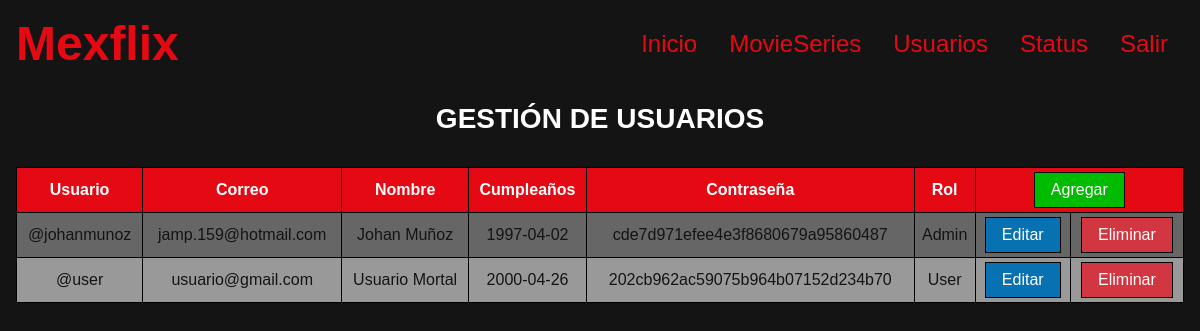
Screenshot of /03Mexflix/usuarios (signed in) with the database file from the repository.
### tables this page shows
CREATE TABLE users(
	user VARCHAR(15) PRIMARY KEY,
	email VARCHAR(80) UNIQUE NOT NULL,  
	name VARCHAR(100) NOT NULL,
	birthday DATE NOT NULL,
	pass CHAR(32) NOT NULL, 
	role ENUM('Admin','User') NOT NULL
);

### 03Mexflix/controllers/ViewController.php (called while the page is built)
<?php
class ViewController{
	private static $view_path = './views/';
	public function load_view($view){
		require_once(self::$view_path.'header.php');
		require_once(self::$view_path.$view.'.php');
		require_once(self::$view_path.'footer.php');
	}
}

### 03Mexflix/index.php (called while the page is built, shortened)
<?php
require_once('./controllers/Autoload.php');
$route = isset($_GET['r']) ? $_GET['r'] : 'home';
$mexflix = new Router($route);

### 03Mexflix/controllers/Autoload.php (called while the page is built, shortened)
<?php
class Autoload{
	public function __construct(){
		spl_autoload_register(function($class_name){
			$models_path = './models/'.$class_name.'.php';
			$controllers_path = './controllers/'.$class_name.'.php';
		});
	}
}

### 03Mexflix/controllers/UsersController.php (called while the page is built, shortened)
<?php
class UsersController {
	private $model;
	public function __construct(){
		$this->model = new UsersModel();
	}
	public function get( $user_id = '' ){
		return $this->model->get( $user_id );
	}
}

### 03Mexflix/models/Model.php (called while the page is built, shortened)
<?php
abstract class Model {
	private static $db_host = 'localhost';
	private static $db_user = 'root';
	private static $db_pass = '';
	private static $db_name = 'mexflix';
	private static $db_charset = 'utf8';
	private $conn;
	protected $query;
	protected $rows = array();
	private function db_open(){
		$this->conn = new mysqli(
			self::$db_host,
			self::$db_user,
			self::$db_pass,
			self::$db_name
		);
		$this->conn->set_charset(self::$db_charset);
	}
	protected function get_query(){
		$result = $this->conn->query($this->query);
		while( $this->rows[] = $result->fetch_assoc() );
		return array_pop($this->rows);
	}
}

### 03Mexflix/models/UsersModel.php (called while the page is built, shortened)
<?php
class UsersModel extends Model {
	public function get( $user = '' ){
		$this->query = ($user != '')
			?"SELECT * FROM users WHERE user = '$user'"
			:"SELECT * FROM users";
		$this->get_query();
		$data = array();
		foreach($this->rows as $key => $value){
			$data[$key] = $value;
		}
		return $data;
	}
}

### 03Mexflix/views/users.php (the view)
<?php
print('<h2 class="p1"> GESTIÓN DE USUARIOS </h2>');
$users_controller = new UsersController();
$users = $users_controller->get();
if( empty($users)){
	print('
		<div class="container">
			<p class="item  error">No hay usuarios</p>
		</div>
	');
} else {
	$template_users ='
		<div class="item">
			<table>
				<tr>
					<th>Usuario</th>
					<th>Correo</th>
					<th>Nombre</th>
					<th>Cumpleaños</th>
					<th>Contraseña</th>
					<th>Rol</th>
					<th colspan="2">
						<form action="" method="post">
							<input type="hidden" name="r" value="user-add">
							<input class="button add" type="submit" value="Agregar">
						</form>
					</th>
				</tr>';
				for($n=0; $n < count($users); $n++){
					$template_users .= '
						<tr>
							<td>'.$users[$n]['user'].'</td>
							<td>'.$users[$n]['email'].'</td>
							<td>'.$users[$n]['name'].'</td>
							<td>'.$users[$n]['birthday'].'</td>
							<td>'.$users[$n]['pass'].'</td>
							<td>'.$users[$n]['role'].'</td>
							<td>
								<form method="post">
									<input type="hidden" name="r" value="user-edit">
									<input type="hidden" name="user" value="'.$users[$n]['user'].'">
									<input class="button edit" type="submit" value="Editar">
								</form>
							</td>
							<td>
								<form method="post">
									<input type="hidden" name="r" value="user-delete">
									<input type="hidden" name="user" value="'.$users[$n]['user'].'">
									<input class="button delete" type="submit" value="Eliminar">
								</form>
							</td>
						</tr>
					';
				}
	$template_users.= '
		</table>
	</div>
	';
	print($template_users);
}

### 03Mexflix/public/css/mexflix.css (style rules this page uses)
html { background-color: #141414; color: #FFF; }
input,textarea,select { color: #141414; }
table { width:100%; color: #141414; }
table td, table th { padding: .25rem; }
table tr:first-child { background-color: #E50914; color: #FFF; }
table tr:nth-child(even) { background-color: #666; }
table tr:nth-child(odd):not(:first-child) { background-color: #999; }
.button { padding: .5rem 1rem; background-color: #E50914; color: #FFF; cursor: pointer; }
.add { background-color: #0B0; }
.edit { background-color: #0871B2; }
.delete { background-color: #D23641; }

### rows the page displays
users: user "@johanmunoz", email "jamp.159@hotmail.com", name "Johan Muñoz", birthday "1997-04-02", pass "cde7d971efee4e3f8680679a95860487", role "Admin"
users: user "@user", email "usuario@gmail.com", name "Usuario Mortal", birthday "2000-04-26", pass "202cb962ac59075b964b07152d234b70", role "User"
